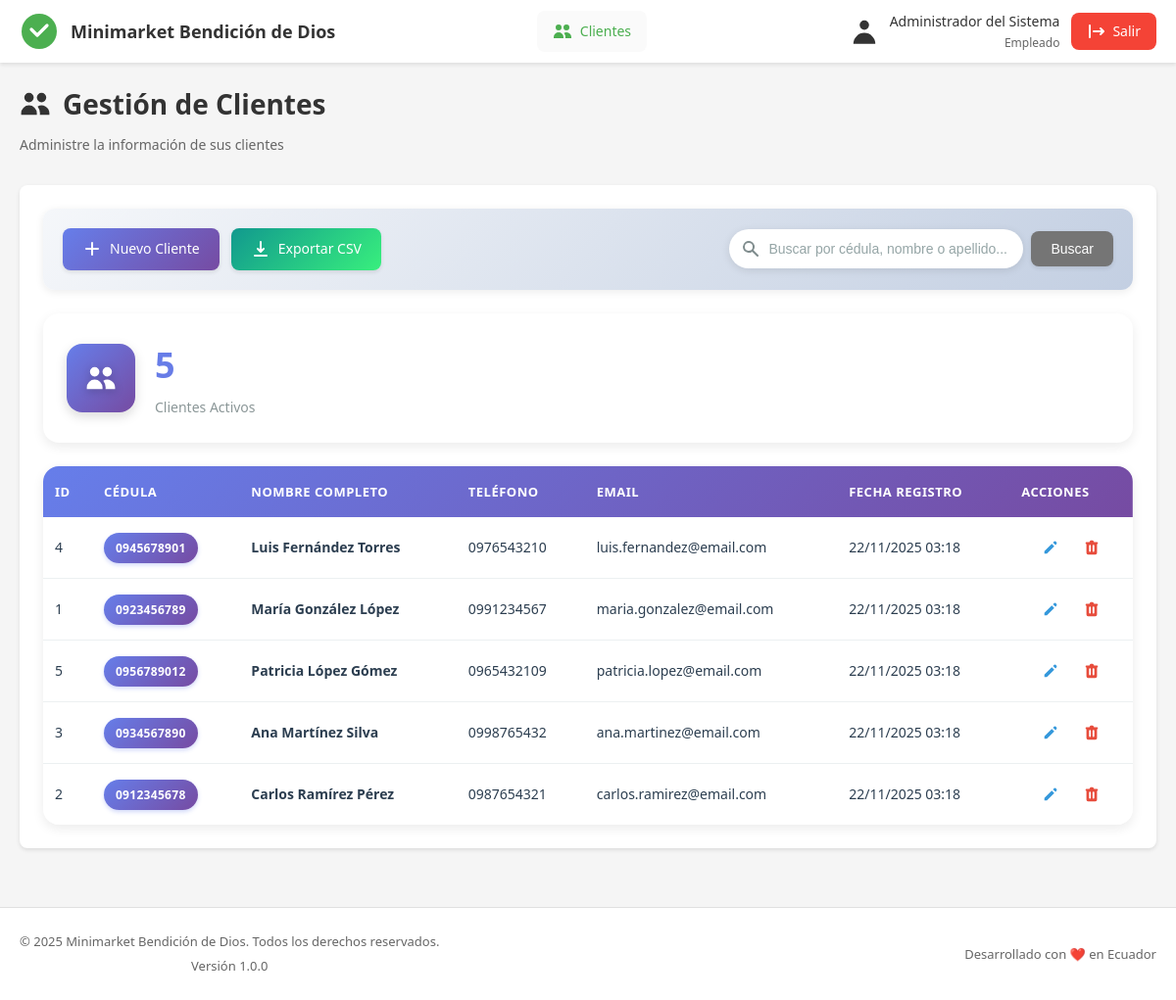
The page /minimarket/index.php?controller=cliente&action=listar (signed in) on the database its author committed.
### tables this page shows
CREATE TABLE clientes (
    id_cliente INT AUTO_INCREMENT PRIMARY KEY COMMENT 'ID único del cliente',
    str_cedula VARCHAR(13) NOT NULL UNIQUE COMMENT 'Cédula o RUC del cliente',
    str_nombre VARCHAR(100) NOT NULL COMMENT 'Nombre(s) del cliente',
    str_apellido VARCHAR(100) NOT NULL COMMENT 'Apellido(s) del cliente',
    str_telefono VARCHAR(15) COMMENT 'Teléfono de contacto',
    str_email VARCHAR(100) COMMENT 'Correo electrónico',
    str_direccion TEXT COMMENT 'Dirección domiciliaria',
    bool_activo BOOLEAN NOT NULL DEFAULT TRUE COMMENT 'Estado: TRUE=activo, FALSE=eliminado',
    
     
    int_id_usuario_alta INT NOT NULL COMMENT 'Usuario que registró',
    datetime_fecha_alta DATETIME NOT NULL DEFAULT CURRENT_TIMESTAMP COMMENT 'Fecha de registro',
    int_id_usuario_modificacion INT COMMENT 'Usuario que modificó',
    datetime_fecha_modificacion DATETIME COMMENT 'Fecha de modificación',
    int_id_usuario_eliminar INT COMMENT 'Usuario que eliminó',
    datetime_fecha_eliminacion DATETIME COMMENT 'Fecha de eliminación',
    
     
    INDEX idx_nombre_apellido (str_nombre, str_apellido),
    INDEX idx_activo (bool_activo),
    INDEX idx_fecha_alta (datetime_fecha_alta),
    INDEX idx_cedula (str_cedula),
    
     
    FOREIGN KEY (int_id_usuario_alta) 
        REFERENCES usuarios(id_usuario) 
        ON DELETE RESTRICT 
        ON UPDATE CASCADE,
    FOREIGN KEY (int_id_usuario_modificacion) 
        REFERENCES usuarios(id_usuario) 
        ON DELETE RESTRICT 
        ON UPDATE CASCADE,
    FOREIGN KEY (int_id_usuario_eliminar) 
        REFERENCES usuarios(id_usuario) 
        ON DELETE RESTRICT 
        ON UPDATE CASCADE
        
);

### minimarket/controllers/ClienteController.php (called while the page is built, shortened)
<?php
require_once __DIR__ . '/../models/Cliente.php';
class ClienteController {
    private $clienteModel;
    public function __construct() {
        $this->clienteModel = new Cliente();
    }
    public function listar() {
        $arr_clientes = $this->clienteModel->listar();
        $int_total = count($arr_clientes);
        require_once __DIR__ . '/../views/clientes/lista.php';
    }
}
?>

### minimarket/models/Database.php (called while the page is built, shortened)
<?php
class Database {
    private $conexion;
    private $stmt;
    private function conectar() {
        try {
            $str_dsn = "mysql:host=" . DB_HOST . ";dbname=" . DB_NAME . ";charset=" . DB_CHARSET;
            $arr_opciones = [
                PDO::ATTR_ERRMODE => PDO::ERRMODE_EXCEPTION,
                PDO::ATTR_DEFAULT_FETCH_MODE => PDO::FETCH_ASSOC,
                PDO::ATTR_EMULATE_PREPARES => false,
            ];
            $this->conexion = new PDO($str_dsn, DB_USER, DB_PASS, $arr_opciones);
        } catch (PDOException $e) {
            die("Error de conexión: " . $e->getMessage());
        }
    }
    public function query($str_sql) {
        $this->stmt = $this->conexion->prepare($str_sql);
    }
    public function execute() {
        return $this->stmt->execute();
    }
    public function resultSet() {
        $this->execute();
        return $this->stmt->fetchAll();
    }
    public function callProcedure($str_procedimiento, $arr_parametros = []) {
        try {
            $str_placeholders = implode(',', array_fill(0, count($arr_parametros), '?'));
            $str_sql = "CALL {$str_procedimiento}({$str_placeholders})";
            $this->query($str_sql);
            return $this->resultSet();
        } catch (PDOException $e) {
            error_log("Error en procedimiento almacenado: " . $e->getMessage());
            return false;
        }
    }
}
?>

### minimarket/models/Cliente.php (called while the page is built, shortened)
<?php
require_once 'Database.php';
class Cliente {
    private $db;
    public function __construct() {
        $this->db = new Database();
    }
    public function listar() {
        try {
            $resultado = $this->db->callProcedure('sp_listar_clientes');
            return $resultado ? $resultado : [];
        } catch (Exception $e) {
            error_log("Error al listar clientes: " . $e->getMessage());
            return [];
        }
    }
}

### minimarket/views/clientes/lista.php (the view, shortened to what this page needs)
<?php
$str_page = 'clientes';
require_once __DIR__ . '/../layouts/header.php';
?>
<div class="page-header">
    <h1>
        <svg width="32" height="32" viewBox="0 0 20 20" fill="currentColor">
            <path d="M9 6a3 3 0 11-6 0 3 3 0 016 0zM17 6a3 3 0 11-6 0 3 3 0 016 0zM12.93 17c.046-.327.07-.66.07-1a6.97 6.97 0 00-1.5-4.33A5 5 0 0119 16v1h-6.07zM6 11a5 5 0 015 5v1H1v-1a5 5 0 015-5z"/>
        </svg>
        Gestión de Clientes
    </h1>
    <p class="page-subtitle">Administre la información de sus clientes</p>
</div>
<div class="content-section">
    <div class="actions-bar">
        <div class="actions-left">
            <a href="<?php echo APP_URL; ?>index.php?controller=cliente&action=crear" class="btn btn-primary">
                <svg width="20" height="20" viewBox="0 0 20 20" fill="currentColor">
                    <path fill-rule="evenodd" d="M10 3a1 1 0 011 1v5h5a1 1 0 110 2h-5v5a1 1 0 11-2 0v-5H4a1 1 0 110-2h5V4a1 1 0 011-1z" clip-rule="evenodd"/>
                </svg>
                Nuevo Cliente
            </a>
            <a href="<?php echo APP_URL; ?>index.php?controller=cliente&action=exportar" class="btn btn-success">
                <svg width="20" height="20" viewBox="0 0 20 20" fill="currentColor">
                    <path fill-rule="evenodd" d="M3 17a1 1 0 011-1h12a1 1 0 110 2H4a1 1 0 01-1-1zm3.293-7.707a1 1 0 011.414 0L9 10.586V3a1 1 0 112 0v7.586l1.293-1.293a1 1 0 111.414 1.414l-3 3a1 1 0 01-1.414 0l-3-3a1 1 0 010-1.414z" clip-rule="evenodd"/>
                </svg>
                Exportar CSV
            </a>
        </div>
        <div class="actions-right">
            <form action="<?php echo APP_URL; ?>index.php" method="GET" class="search-form">
                <div class="search-box">
                    <svg width="20" height="20" viewBox="0 0 20 20" fill="currentColor">
                        <path fill-rule="evenodd" d="M8 4a4 4 0 100 8 4 4 0 000-8zM2 8a6 6 0 1110.89 3.476l4.817 4.817a1 1 0 01-1.414 1.414l-4.816-4.816A6 6 0 012 8z" clip-rule="evenodd"/>
                    </svg>
                    <input
                        type="text"
                        name="q"
                        placeholder="Buscar por cédula, nombre o apellido..."
                        value="<?php echo htmlspecialchars($_GET['q'] ?? ''); ?>"
                    >
                </div>
                <button type="submit" class="btn btn-secondary">Buscar</button>
            </form>
        </div>
    </div>
    <div class="stats-grid">
        <div class="stat-card">
            <div class="stat-icon bg-blue">
                <svg width="32" height="32" viewBox="0 0 20 20" fill="currentColor">
                    <path d="M9 6a3 3 0 11-6 0 3 3 0 016 0zM17 6a3 3 0 11-6 0 3 3 0 016 0zM12.93 17c.046-.327.07-.66.07-1a6.97 6.97 0 00-1.5-4.33A5 5 0 0119 16v1h-6.07zM6 11a5 5 0 015 5v1H1v-1a5 5 0 015-5z"/>
                </svg>
            </div>
            <div class="stat-content">
                <h3><?php echo $int_total; ?></h3>
                <p>Clientes Activos</p>
            </div>
        </div>
    </div>
    <div class="table-container">
        <?php if (empty($arr_clientes)): ?>
            <div class="empty-state">
                <svg width="64" height="64" viewBox="0 0 20 20" fill="currentColor">
                    <path fill-rule="evenodd" d="M10 9a3 3 0 100-6 3 3 0 000 6zm-7 9a7 7 0 1114 0H3z" clip-rule="evenodd"/>
                </svg>
                <h3>No hay clientes registrados</h3>
                <p>Comience agregando su primer cliente haciendo clic en "Nuevo Cliente"</p>
                <a href="<?php echo APP_URL; ?>index.php?controller=cliente&action=crear" class="btn btn-primary">
                    Agregar Primer Cliente
                </a>
            </div>
        <?php else: ?>
            <table class="data-table">
                <thead>
                    <tr>
                        <th>ID</th>
                        <th>Cédula</th>
                        <th>Nombre Completo</th>
                        <th>Teléfono</th>
                        <th>Email</th>
                        <th>Fecha Registro</th>
                        <th class="text-center">Acciones</th>
                    </tr>
                </thead>
                <tbody>
                    <?php foreach ($arr_clientes as $cliente): ?>
                        <tr>
                            <td><?php echo htmlspecialchars($cliente['id_cliente']); ?></td>
                            <td>
                                <span class="badge badge-info">
                                    <?php echo htmlspecialchars($cliente['str_cedula']); ?>
                                </span>
                            </td>
                            <td>
                                <strong>
                                    <?php echo htmlspecialchars($cliente['str_nombre'] . ' ' . $cliente['str_apellido']); ?>
                                </strong>
                            </td>
                            <td><?php echo htmlspecialchars($cliente['str_telefono'] ?? '-'); ?></td>
                            <td><?php echo htmlspecialchars($cliente['str_email'] ?? '-'); ?></td>
                            <td><?php echo date('d/m/Y H:i', strtotime($cliente['datetime_fecha_alta'])); ?></td>
                            <td class="actions-cell">
                                <a href="<?php echo APP_URL; ?>index.php?controller=cliente&action=editar&id=<?php echo $cliente['id_cliente']; ?>"
                                   class="btn-icon btn-edit"
                                   title="Editar">
                                    <svg width="18" height="18" viewBox="0 0 20 20" fill="currentColor">
                                        <path d="M13.586 3.586a2 2 0 112.828 2.828l-.793.793-2.828-2.828.793-.793zM11.379 5.793L3 14.172V17h2.828l8.38-8.379-2.83-2.828z"/>
                                    </svg>
                                </a>
                                <a href="<?php echo APP_URL; ?>index.php?controller=cliente&action=eliminar&id=<?php echo $cliente['id_cliente']; ?>"
                                   class="btn-icon btn-delete"
                                   title="Eliminar"
                                   onclick="return confirm('¿Está seguro de eliminar este cliente?\n\nCliente: <?php echo htmlspecialchars($cliente['str_nombre'] . ' ' . $cliente['str_apellido']); ?>');">
                                </a>
                            </td>
                        </tr>
                    <?php endforeach; ?>
                </tbody>
            </table>
        <?php endif; ?>
    </div>
</div>
<?php require_once __DIR__ . '/../layouts/footer.php'; ?>

### minimarket/index.php (shortened to what this page needs)
<?php
require_once 'config/database.php';
$str_controller = $_GET['controller'] ?? 'login';
$str_action = $_GET['action'] ?? 'index';
switch ($str_controller) {
    case 'cliente':
        require_once 'controllers/ClienteController.php';
        $controller = new ClienteController();
        switch ($str_action) {
            case 'listar':
                $controller->listar();
                break;
        }
        break;
}
?>

### minimarket/views/layouts/header.php (shortened to what this page needs)
<!DOCTYPE html>
<html lang="es">
<head>
    <link rel="stylesheet" href="<?php echo APP_URL; ?>assets/css/style.css">
    <link rel="stylesheet" href="<?php echo APP_URL; ?>assets/css/Clientes-lista.css">
</head>
<body>
    <nav class="navbar">
        <div class="nav-container">
            <div class="nav-brand">
                <svg width="40" height="40" viewBox="0 0 100 100" fill="none" xmlns="http://www.w3.org/2000/svg">
                    <circle cx="50" cy="50" r="45" fill="#4CAF50"/>
                    <path d="M30 45 L45 60 L70 35" stroke="white" stroke-width="8" stroke-linecap="round" stroke-linejoin="round"/>
                </svg>
                <span class="app-name"><?php echo APP_NAME; ?></span>
            </div>
            <ul class="nav-menu">
                <li class="nav-item <?php echo ($str_page ?? '') === 'clientes' ? 'active' : ''; ?>">
                    <a href="<?php echo APP_URL; ?>index.php?controller=cliente&action=listar">
                        <svg width="20" height="20" viewBox="0 0 20 20" fill="currentColor">
                            <path d="M9 6a3 3 0 11-6 0 3 3 0 016 0zM17 6a3 3 0 11-6 0 3 3 0 016 0zM12.93 17c.046-.327.07-.66.07-1a6.97 6.97 0 00-1.5-4.33A5 5 0 0119 16v1h-6.07zM6 11a5 5 0 015 5v1H1v-1a5 5 0 015-5z"/>
                        </svg>
                        Clientes
                    </a>
                </li>
            </ul>
            <div class="nav-user">
                <div class="user-info">
                    <svg width="32" height="32" viewBox="0 0 20 20" fill="currentColor">
                        <path fill-rule="evenodd" d="M10 9a3 3 0 100-6 3 3 0 000 6zm-7 9a7 7 0 1114 0H3z" clip-rule="evenodd"/>
                    </svg>
                    <div class="user-details">
                        <span class="user-name"><?php echo $_SESSION['usuario_nombre_completo'] ?? 'Usuario'; ?></span>
                        <span class="user-role"><?php echo ucfirst($_SESSION['usuario_rol'] ?? 'empleado'); ?></span>
                    </div>
                </div>
                <a href="<?php echo APP_URL; ?>index.php?controller=login&action=logout" class="btn-logout" title="Cerrar Sesión">
                    <svg width="20" height="20" viewBox="0 0 20 20" fill="currentColor">
                        <path fill-rule="evenodd" d="M3 3a1 1 0 00-1 1v12a1 1 0 102 0V4a1 1 0 00-1-1zm10.293 9.293a1 1 0 001.414 1.414l3-3a1 1 0 000-1.414l-3-3a1 1 0 10-1.414 1.414L14.586 9H7a1 1 0 100 2h7.586l-1.293 1.293z" clip-rule="evenodd"/>
                    </svg>
                    Salir
                </a>
            </div>
        </div>
    </nav>
    <div class="main-container">

### minimarket/views/layouts/footer.php (shortened to what this page needs)
</div>
    <footer class="footer">
        <div class="footer-container">
            <div class="footer-content">
                <p>&copy; 2025 <?php echo APP_NAME; ?>. Todos los derechos reservados.</p>
                <p class="footer-version">Versión <?php echo APP_VERSION; ?></p>
            </div>
            <div class="footer-info">
                <p>Desarrollado con ❤️ en Ecuador</p>
            </div>
        </div>
    </footer>
</body>
</html>

### rows shown on the page
clientes: id_cliente "4", str_cedula "0945678901", str_nombre+str_apellido "Luis Fernández Torres", str_telefono "0976543210", str_email "luis.fernandez@email.com", datetime_fecha_alta "22/11/2025 03:18"
clientes: id_cliente "1", str_cedula "0923456789", str_nombre+str_apellido "María González López", str_telefono "0991234567", str_email "maria.gonzalez@email.com", datetime_fecha_alta "22/11/2025 03:18"
clientes: id_cliente "5", str_cedula "0956789012", str_nombre+str_apellido "Patricia López Gómez", str_telefono "0965432109", str_email "patricia.lopez@email.com", datetime_fecha_alta "22/11/2025 03:18"
clientes: id_cliente "3", str_cedula "0934567890", str_nombre+str_apellido "Ana Martínez Silva", str_telefono "0998765432", str_email "ana.martinez@email.com", datetime_fecha_alta "22/11/2025 03:18"
clientes: id_cliente "2", str_cedula "0912345678", str_nombre+str_apellido "Carlos Ramírez Pérez", str_telefono "0987654321", str_email "carlos.ramirez@email.com", datetime_fecha_alta "22/11/2025 03:18"

### other values the page prints
APP_NAME "Minimarket Bendición de Dios"
$_SESSION['usuario_nombre_completo'] "Administrador del Sistema"
$_SESSION['usuario_rol'] "Empleado"
$int_total "5"
APP_VERSION "1.0.0"
